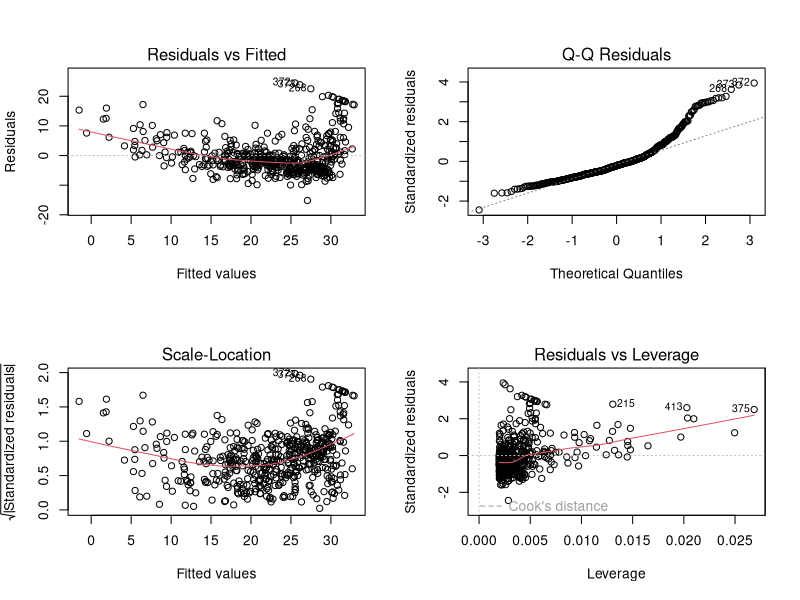
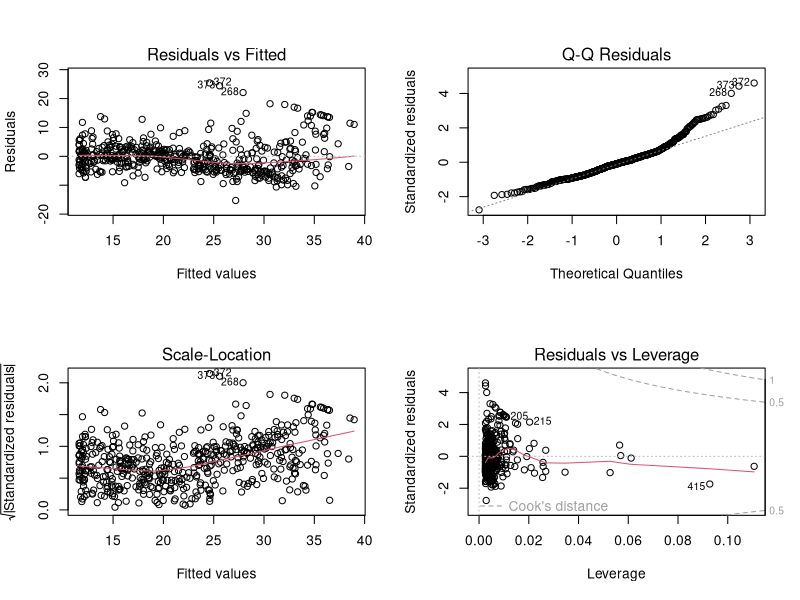
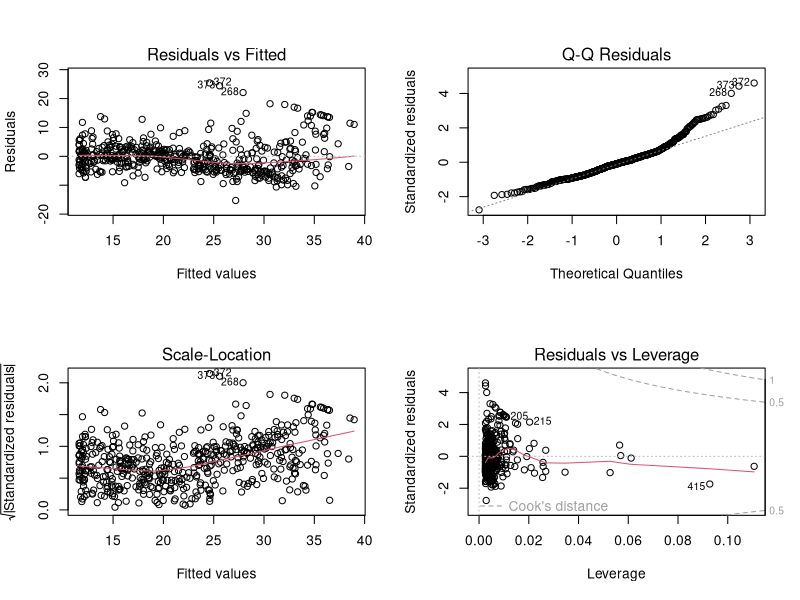
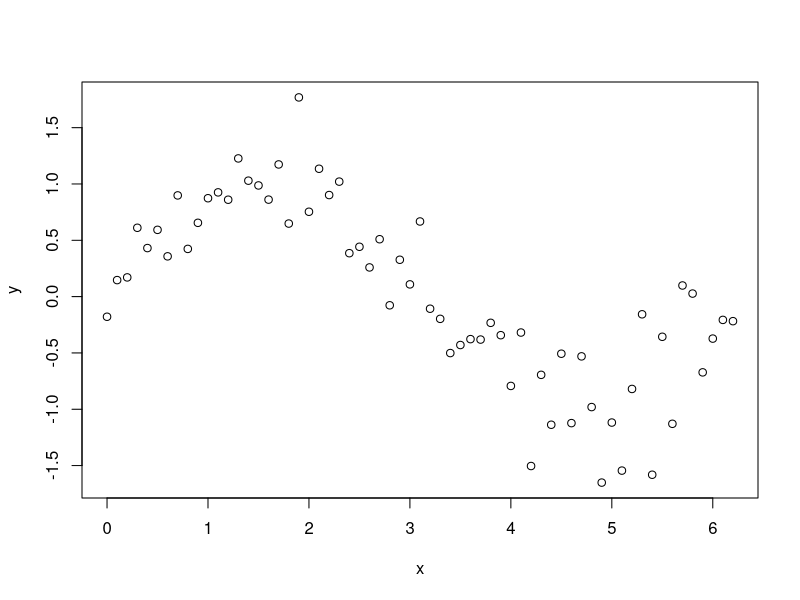
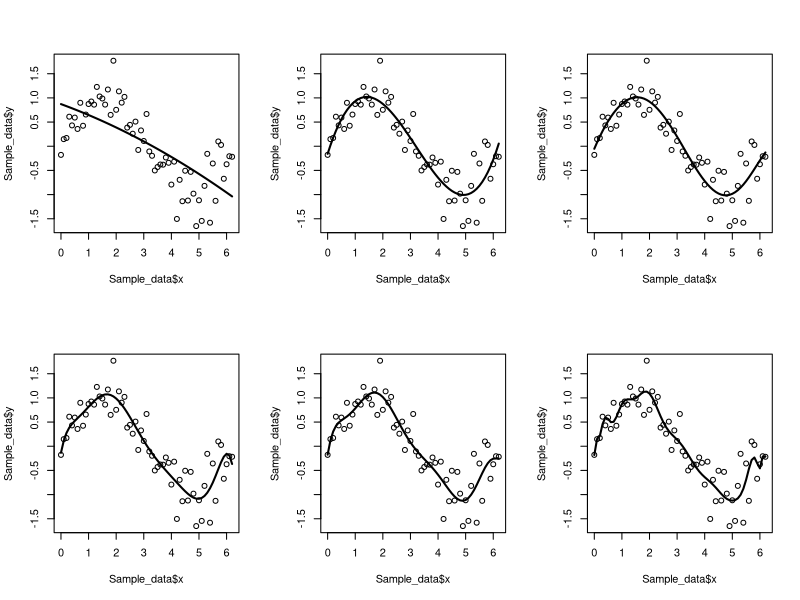
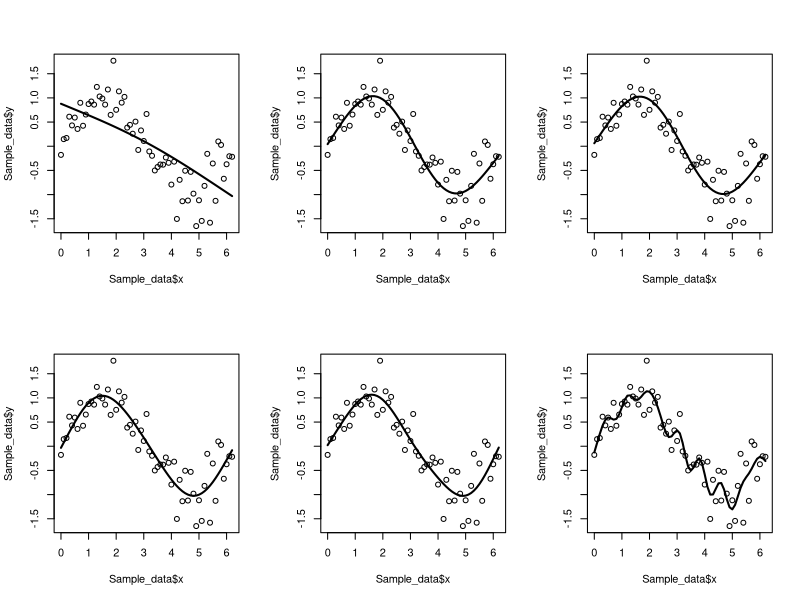
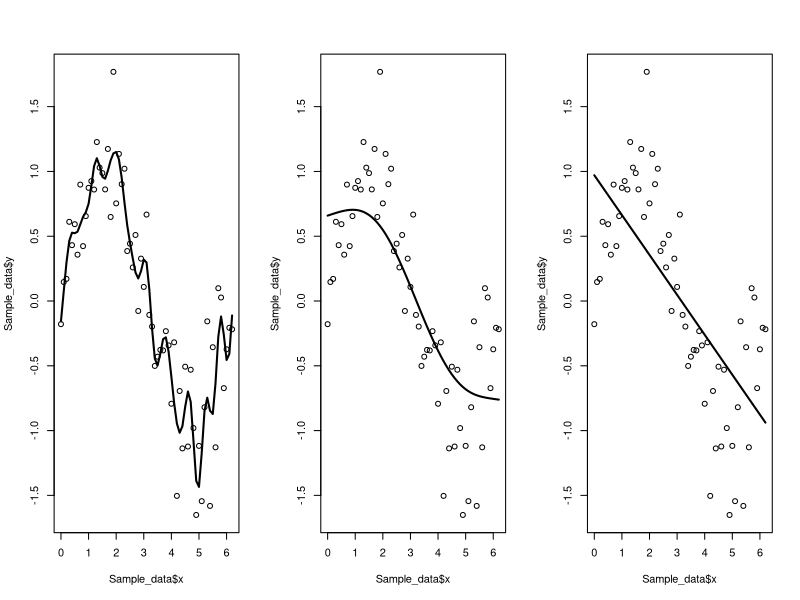
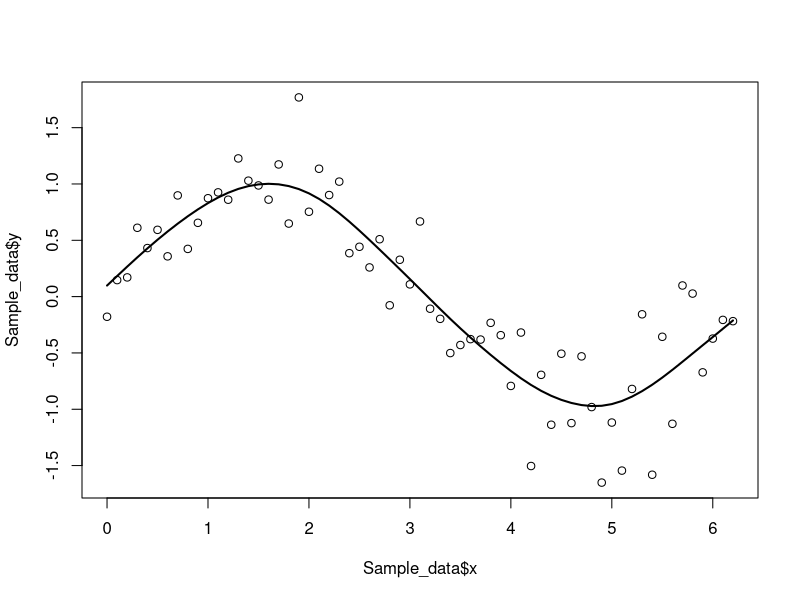

Generate these figures, in order, with R:
# Lab 1 ----
# Load data
library(MASS)

# Linear model
lm.fit <- lm(medv ~ lstat, data = Boston)
par(mfrow = c(2,2))
plot(lm.fit)

# Model with a polynomial of degree 2
lm.fit2 <- lm(medv ~ lstat +I(lstat ^2), data = Boston)
par(mfrow = c(2,2))
plot(lm.fit2)

summary(lm.fit2)

# Model with a polynomial of degree 5
lm.fit5 <- lm(medv ~ poly(lstat ,5), data = Boston)
par(mfrow = c(2,2))
plot(lm.fit2)
summary(lm.fit5)

# Lab 2----
# Generating non-linear data----
set.seed(100)
x <- seq(0, pi * 2, 0.1)
sin_x <- sin(x)

y <- sin_x + rnorm(n = length(x), mean = 0, sd = sd(sin_x / 2))
Sample_data <- data.frame(y,x)

# plotting the non-linear relationship between x & y
par(mfrow = c(1,1))
plot(x,y)

# Fit polynomial models with different degrees
x11()
par(mfrow = c(2, 3))

degree.p <- c(2, 4, 6, 8, 10, 20)

for(i in 1:length(degree.p)){
  m2 <- lm(y ~ poly(x, degree.p[i]), data = Sample_data)
  plot(Sample_data$x, Sample_data$y)
  lines(sort(Sample_data$x), fitted(m2)[order(Sample_data$x)], lwd = 2)
}


# Lab TPRS ----
library(mgcv)

# number of basis
no.b <- 3 # or 4, 5 ...

# GAM = our function
# s = smooth function = the f(x) in the notes
gam(y ~ s(x, bs = "tp", k = no.b, fx = TRUE))  # fx = TRUE means w/o the penalty term

# plotting the model with different number of basis
x11()
par(mfrow = c(2, 3))
no.b <- c(2, 3, 4, 5, 6, 20) + 1
for(i in 1:length(no.b)){
  m3 <- gam(y ~ s(x, bs = "tp", k = no.b[i], fx = TRUE), data = Sample_data)
  plot(Sample_data$x, Sample_data$y )
  lines(sort(Sample_data$x), fitted(m3)[order(Sample_data$x)], lwd = 2)
}

# Choosing different value of lambda
x11()
par(mfrow = c(1, 3))
sps <- c(0.00001, 1, 1000)   # 3 values of lambda
for(i in 1:length(sps)){
  m4 <- gam(y ~ s(x, bs = "tp", k = 30), sp = sps[i], data = Sample_data)
  plot(Sample_data$x, Sample_data$y )
  lines(sort(Sample_data$x), fitted(m4)[order(Sample_data$x)], lwd = 2)
}

# the package will choose the best lambda for us automatically
par(mfrow = c(1, 1))
m5 <- gam(y ~ s(x, bs = "tp", k = 30), data = Sample_data) # if we dont state lambda value, then it will get the opmitzied lambda value

# plotting
plot(Sample_data$x, Sample_data$y)
lines(sort(Sample_data$x), fitted(m5)[order(Sample_data$x)], lwd = 2)


m5$sp # estimated smoothing parameter

# Confidence intervals and p-values
plot(m5, residuals = TRUE, shade = TRUE)
summary(m5)
AIC(m5)

# residual analysis for GAM
gam.check(m5)


# Lab Gam
library(mgcv)
pisa <- read.csv("pisasci2006.csv")

# fitting a gam model for overall sci score with income predictor only
# linear model
mod_lm <- gam(Overall ~ Income, data = pisa)
summary(mod_lm)

# additive model
mod_gam1 <- gam(Overall ~ s(Income), data = pisa)
summary(mod_gam1)

# linear model with more response variables
mod_lm2 <- gam(Overall ~ Income + Edu + Health, data=pisa)
summary(mod_lm2)

# additive model with more resposne variables
mod_gam2 <- gam(Overall ~ s(Income) + s(Edu) + s(Health), data = pisa)
summary(mod_gam2)

# smooth function for income and edc, but not health
mod_gam2B = update(mod_gam2, .~.-s(Health) + Health, data = pisa)
summary(mod_gam2B)

# visualizing the effect of income and edc on the overall sci score
plot(mod_gam2B, pages = 1, seWithMean = TRUE, shade = TRUE, scale = 0)

# residual check
gam.check(mod_gam2B)


# gam with interaction term
mod_gam3 <- gam(Overall ~ te(Income, Edu), data =pisa)
summary(mod_gam3)

vis.gam(mod_gam3, type = 'response', plot.type = 'persp',
        phi = 30, theta = 30, n.grid = 500, border = NA)
